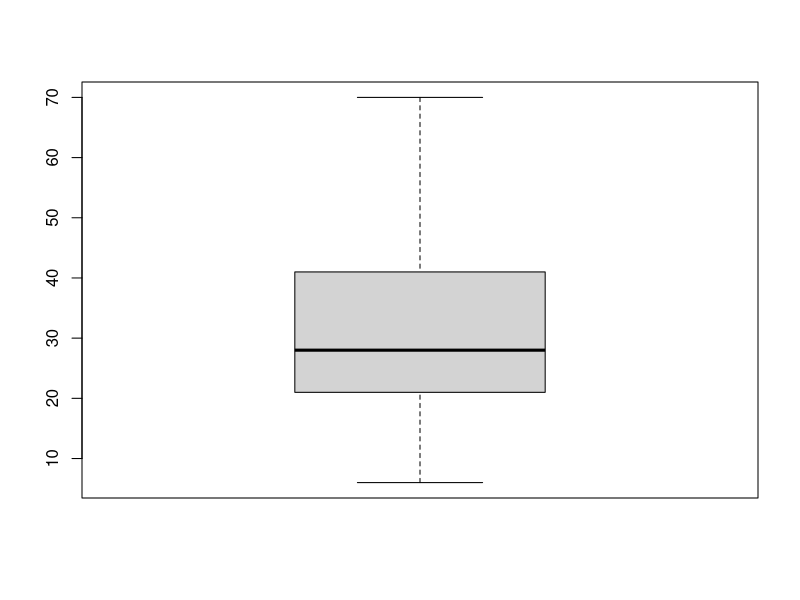
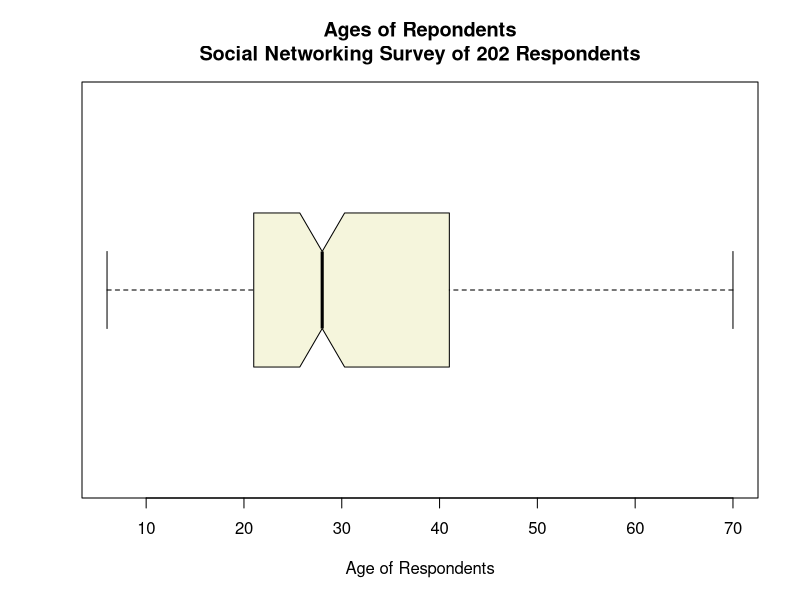

R code for these plots, in order:
sn <- read.csv("social_network.csv", header = T)
boxplot(sn$Age)
boxplot(sn$Age,
        col = colors() [18],
        notch = T,
        horizontal = T,
        main = "Ages of Repondents\nSocial Networking Survey of 202 Respondents",
        xlab = "Age of Respondents")